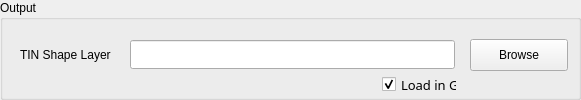
  <widget class="QGroupBox" name="groupBoxInput_2">
   <property name="geometry">
    <rect>
     <x>15</x>
     <y>195</y>
     <width>581</width>
     <height>100</height>
    </rect>
   </property>
   <property name="title">
    <string>Output</string>
   </property>
   <widget class="QLabel" name="textLabel1_2">
    <property name="geometry">
     <rect>
      <x>20</x>
      <y>39</y>
      <width>111</width>
      <height>31</height>
     </rect>
    </property>
    <property name="text">
     <string>TIN Shape Layer</string>
    </property>
   </widget>
   <widget class="QPushButton" name="pushButtonTINFile">
    <property name="geometry">
     <rect>
      <x>470</x>
      <y>39</y>
      <width>98</width>
      <height>32</height>
     </rect>
    </property>
    <property name="text">
     <string>Browse</string>
    </property>
    <property name="autoDefault">
     <bool>false</bool>
    </property>
   </widget>
   <widget class="QLineEdit" name="lineEditTINFile">
    <property name="geometry">
     <rect>
      <x>130</x>
      <y>40</y>
      <width>325</width>
      <height>29</height>
     </rect>
    </property>
    <property name="font">
     <font>
      <pointsize>14</pointsize>
      <weight>75</weight>
      <bold>true</bold>
     </font>
    </property>
    <property name="focusPolicy">
     <enum>Qt::StrongFocus</enum>
    </property>
    <property name="frame">
     <bool>true</bool>
    </property>
   </widget>
   <widget class="QCheckBox" name="checkBoxTINFile">
    <property name="geometry">
     <rect>
      <x>382</x>
      <y>74</y>
      <width>75</width>
      <height>21</height>
     </rect>
    </property>
    <property name="font">
     <font>
      <family>Sans Serif</family>
      <pointsize>10</pointsize>
      <weight>50</weight>
      <italic>false</italic>
      <bold>false</bold>
      <underline>false</underline>
      <strikeout>false</strikeout>
     </font>
    </property>
    <property name="text">
     <string>Load in GIS</string>
    </property>
    <property name="checked">
     <bool>true</bool>
    </property>
   </widget>
  </widget>
